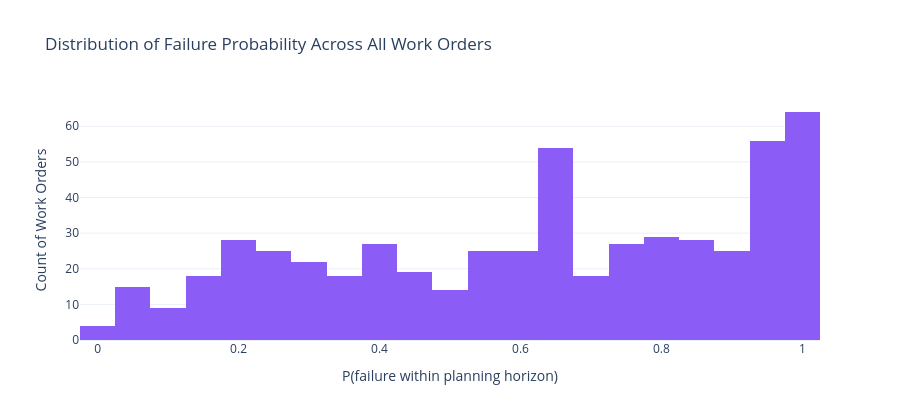

Notebook source saved alongside this figure:
### Code cell
fig = go.Figure()
fig.add_trace(go.Histogram(x=scored.failure_prob, nbinsx=40, marker_color="#8b5cf6"))
fig.update_layout(
    title="Distribution of Failure Probability Across All Work Orders",
    xaxis_title="P(failure within planning horizon)", yaxis_title="Count of Work Orders",
    template="plotly_white", height=420,
)
fig.show()

print(f"Mean failure probability across backlog: {scored.failure_prob.mean():.1%}")
print(f"This reflects an AGING asset base — many components are well past their")
print(f"characteristic life (η), which is realistic for a plant deferring maintenance")
print(f"across multiple turnaround cycles and is exactly the scenario this tool targets.")

### Figure 1 — Plotly figure (JSON) as saved in the notebook; plotly's stock layout.template omitted (floating-point values rounded to 4 significant figures; data arrays with more than 128 entries replaced by an {"elided": "..."} marker saying what was removed)
{"data": [{"marker": {"color": "#8b5cf6"}, "nbinsx": 40, "type": "histogram", "x": {"elided": "550 float values"}}], "layout": {"height": 420, "title": {"text": "Distribution of Failure Probability Across All Work Orders"}, "xaxis": {"title": {"text": "P(failure within planning horizon)"}}, "yaxis": {"title": {"text": "Count of Work Orders"}}}}
